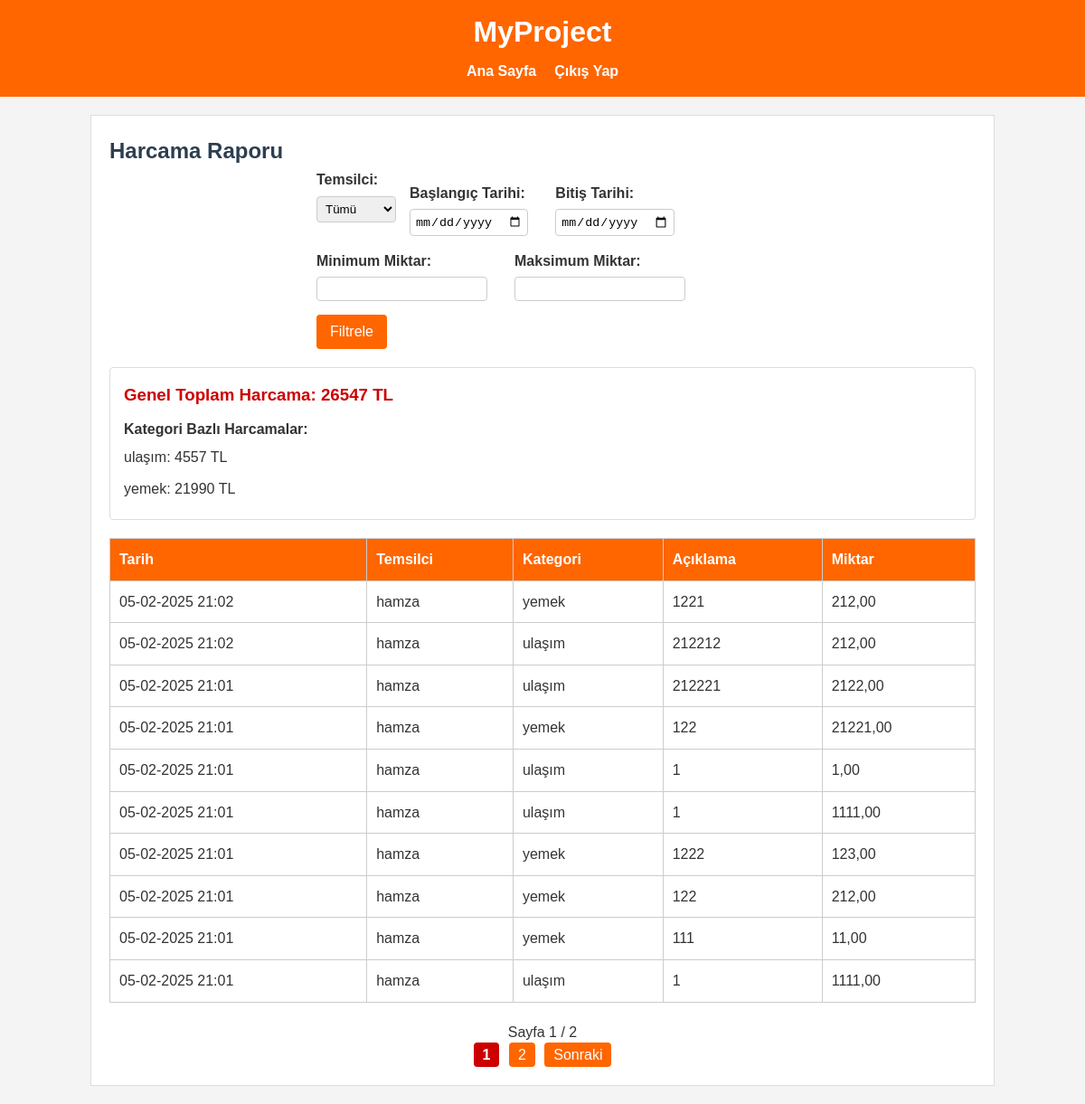
Page /expense-report/ (signed in) on the earlier database version.
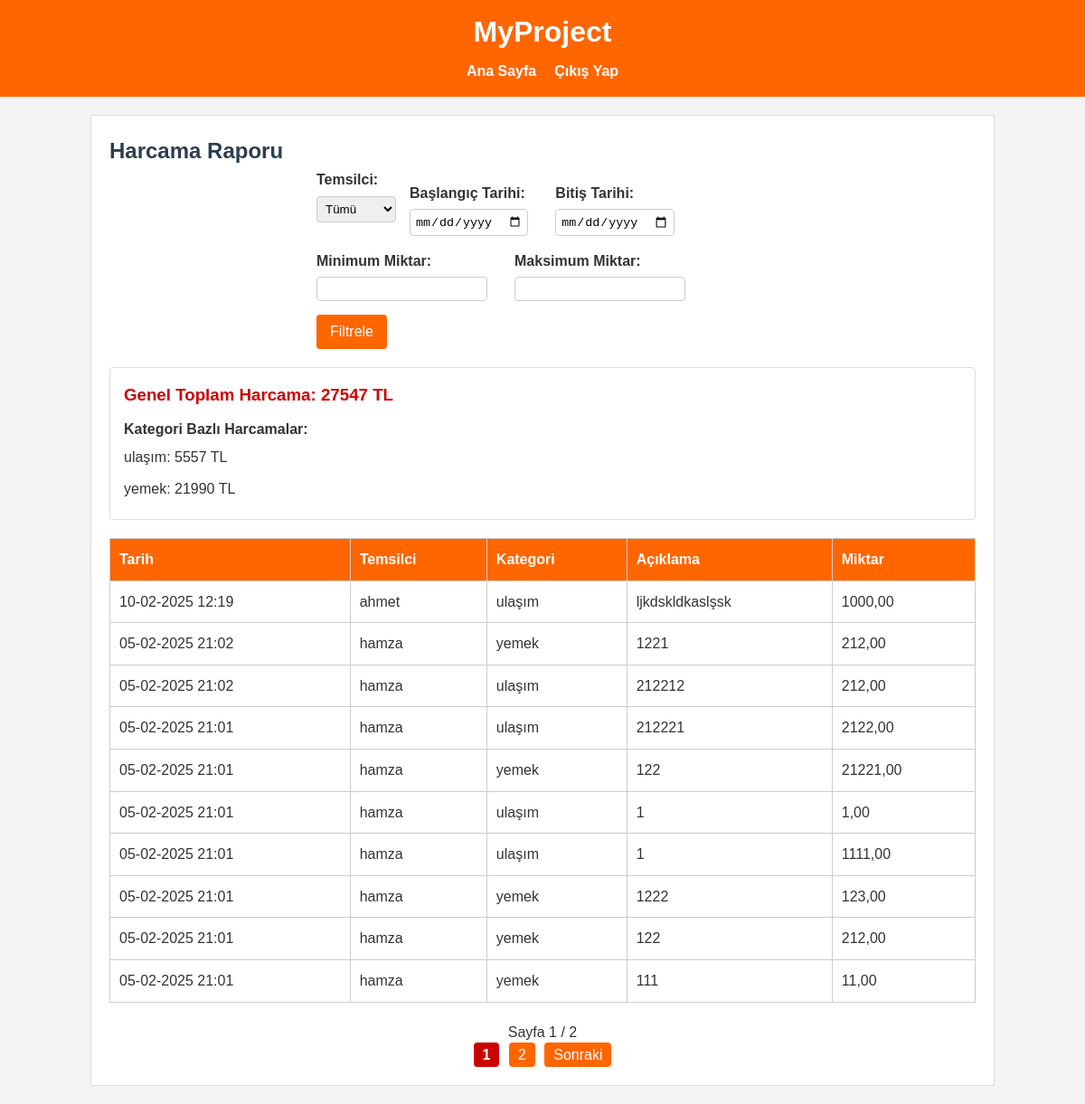
Same page on the later database version.
### core/models.py (models this page shows, shortened)
class ExpenseCategory(models.Model):
    name = models.CharField(max_length=100, verbose_name="Kategori Adı")
    created_at = models.DateTimeField(auto_now_add=True)
    updated_at = models.DateTimeField(auto_now=True)
    class Meta:
        verbose_name = "Harcamа Kategorisi"
        verbose_name_plural = "Harcamа Kategorileri"

class Expense(models.Model):
    user = models.ForeignKey(User, on_delete=models.CASCADE, related_name='expenses')
    category = models.ForeignKey(ExpenseCategory, on_delete=models.CASCADE, related_name='expenses')
    description = models.TextField(blank=True, null=True, verbose_name="Açıklama")
    amount = models.DecimalField(max_digits=10, decimal_places=2, verbose_name="Miktar")
    created_at = models.DateTimeField(auto_now_add=True)
    class Meta:
        verbose_name = "Harcamа"
        verbose_name_plural = "Harcamalar"
        ordering = ['-created_at']

### core/views.py (the view)
# urls.py: path('expense-report/', views.expense_report, name='expense_report'),
@login_required
@user_passes_test(lambda u: u.is_superuser)
def expense_report(request):
    expenses_qs = Expense.objects.select_related('user', 'category').order_by('-created_at')
    rep_id     = request.GET.get('representative')
    date_start = request.GET.get('date_start')
    date_end   = request.GET.get('date_end')
    price_min  = request.GET.get('price_min')
    price_max  = request.GET.get('price_max')
    if rep_id:
        expenses_qs = expenses_qs.filter(user__id=rep_id)
    if date_start:
        try:
            date_start_parsed = datetime.strptime(date_start, "%Y-%m-%d")
            expenses_qs = expenses_qs.filter(created_at__gte=date_start_parsed)
        except ValueError:
            pass
    if date_end:
        try:
            date_end_parsed = datetime.strptime(date_end, "%Y-%m-%d")
            expenses_qs = expenses_qs.filter(created_at__lte=date_end_parsed)
        except ValueError:
            pass
    if price_min:
        try:
            expenses_qs = expenses_qs.filter(amount__gte=float(price_min))
        except ValueError:
            pass
    if price_max:
        try:
            expenses_qs = expenses_qs.filter(amount__lte=float(price_max))
        except ValueError:
            pass
    total_expense = expenses_qs.aggregate(total=Sum('amount'))['total'] or 0
    category_totals = expenses_qs.values('category__name').annotate(total=Sum('amount')).order_by('category__name')
    paginator = Paginator(expenses_qs, 10)
    page = request.GET.get('page')
    try:
        expenses = paginator.page(page)
    except PageNotAnInteger:
        expenses = paginator.page(1)
    except EmptyPage:
        expenses = paginator.page(paginator.num_pages)
    representatives = Expense.objects.values('user__id', 'user__username').distinct()
    context = {
        'total_expense': total_expense,
        'category_totals': category_totals,
        'expenses': expenses,
        'representatives': representatives,
        'paginator': paginator,
        'page_obj': expenses,
        'is_paginated': expenses.has_other_pages(),
        'filter_params': {
            'representative': rep_id or '',
            'date_start': date_start or '',
            'date_end': date_end or '',
            'price_min': price_min or '',
            'price_max': price_max or '',
        },
    }
    return render(request, 'core/expense_report.html', context)

### core/templates/core/expense_report.html (shortened to what this page needs)
{% extends 'core/base.html' %}
{% block content %}
<h2>Harcama Raporu</h2>
<form method="get" class="filter-form">
    <div class="filter-group">
       <label for="representative">Temsilci:</label>
       <select name="representative" id="representative">
         <option value="">Tümü</option>
       </select>
    </div>
    <div class="filter-group">
       <label for="date_start">Başlangıç Tarihi:</label>
       <input type="date" name="date_start" id="date_start" value="{{ filter_params.date_start }}">
    </div>
    <div class="filter-group">
       <label for="date_end">Bitiş Tarihi:</label>
       <input type="date" name="date_end" id="date_end" value="{{ filter_params.date_end }}">
    </div>
    <div class="filter-group">
       <label for="price_min">Minimum Miktar:</label>
       <input type="number" step="0.01" name="price_min" id="price_min" value="{{ filter_params.price_min }}">
    </div>
    <div class="filter-group">
       <label for="price_max">Maksimum Miktar:</label>
       <input type="number" step="0.01" name="price_max" id="price_max" value="{{ filter_params.price_max }}">
    </div>
    <div class="filter-group">
       <button type="submit" class="btn">Filtrele</button>
    </div>
  </form>
<div class="report-summary">
    <h3>Genel Toplam Harcama: {{ total_expense }} TL</h3>
    <h4>Kategori Bazlı Harcamalar:</h4>
    <ul>
        {% for ct in category_totals %}
          <li>{{ ct.category__name }}: {{ ct.total }} TL</li>
        {% empty %}
          <li>Henüz harcama kaydı bulunmamaktadır.</li>
        {% endfor %}
    </ul>
</div>
<table>
  <thead>
    <tr>
      <th>Tarih</th>
      <th>Temsilci</th>
      <th>Kategori</th>
      <th>Açıklama</th>
      <th>Miktar</th>
    </tr>
  </thead>
  <tbody>
    {% for expense in expenses %}
      <tr>
        <td>{{ expense.created_at|date:"d-m-Y H:i" }}</td>
        <td>{{ expense.user.username }}</td>
        <td>{{ expense.category.name }}</td>
        <td>{{ expense.description }}</td>
        <td>{{ expense.amount }}</td>
      </tr>
    {% empty %}
      <tr>
         <td colspan="5">Henüz harcama kaydı bulunmamaktadır.</td>
      </tr>
    {% endfor %}
  </tbody>
</table>
{% if is_paginated %}
<div class="pagination" style="margin-top:20px;">
    <span class="page-info">
        Sayfa {{ page_obj.number }} / {{ paginator.num_pages }}
    </span>
    <div class="page-links">
         {% for num in paginator.page_range %}
             {% if page_obj.number == num %}
                <span class="current btn">{{ num }}</span>
             {% else %}
                <a href="?representative={{ filter_params.representative }}&date_start={{ filter_params.date_start }}&date_end={{ filter_params.date_end }}&price_min={{ filter_params.price_min }}&price_max={{ filter_params.price_max }}&page={{ num }}" class="btn">{{ num }}</a>
             {% endif %}
         {% endfor %}
         {% if page_obj.has_next %}
             <a href="?representative={{ filter_params.representative }}&date_start={{ filter_params.date_start }}&date_end={{ filter_params.date_end }}&price_min={{ filter_params.price_min }}&price_max={{ filter_params.price_max }}&page={{ page_obj.next_page_number }}" class="btn">Sonraki</a>
         {% endif %}
    </div>
</div>
{% endif %}
{% endblock %}

Differences in the rows shown:
no longer on this page (row unchanged): Expense: created_at "05-02-2025 21:01", user.username "hamza", category.name "ulaşım", description "1", amount "1111,00"
computed for ExpenseCategory "ulaşım": total "4557" → "5557"
added Expense: created_at "10-02-2025 12:19", user.username "ahmet", category.name "ulaşım", description "ljkdskldkaslşsk", amount "1000,00"
Other differences:
{{ total_expense }}: "26547" → "27547"
